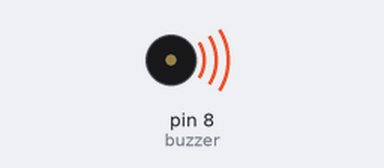
Bench run of a sketch on a simulated Arduino Uno, built with avr-gcc and run on an emulated ATmega328P. On the bench: buzzer (waves = sounding).

Above: at 0.05 s.
Timing chart, 0 to 3.0 s (numbered marks = the images above):
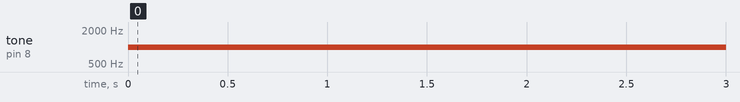

The sketch:

Buzzer.ino
```cpp
#define buzzer 8

void setup() {
  pinMode(buzzer, OUTPUT);
}

void loop() {
  tone(buzzer, 1000); //send 1KHz sound signal
  delay(1000);        //for 1 sec
  noTone(buzzer);     //stop buzzer sound
}
```

Measured:
- by itself, tone on pin 8 (buzzer): silent → 1000 Hz at 0.00 s
